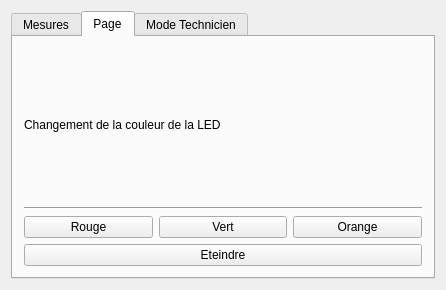
<?xml version="1.0" encoding="UTF-8"?>
<ui version="4.0">
 <class>IHM</class>
 <widget class="QWidget" name="IHM">
  <property name="geometry">
   <rect>
    <x>0</x>
    <y>0</y>
    <width>446</width>
    <height>290</height>
   </rect>
  </property>
  <property name="windowTitle">
   <string>IHM</string>
  </property>
  <layout class="QHBoxLayout" name="horizontalLayout_9">
   <item>
    <widget class="QTabWidget" name="technicien_2">
     <property name="currentIndex">
      <number>1</number>
     </property>
     <widget class="QWidget" name="mesures">
      <attribute name="title">
       <string>Mesures</string>
      </attribute>
      <layout class="QVBoxLayout" name="verticalLayout_2">
       <property name="bottomMargin">
        <number>9</number>
       </property>
       <item>
        <layout class="QHBoxLayout" name="horizontalLayout">
         <property name="bottomMargin">
          <number>0</number>
         </property>
         <item>
          <widget class="QLabel" name="Temperature">
           <property name="text">
            <string>Température</string>
           </property>
          </widget>
         </item>
         <item>
          <widget class="QLCDNumber" name="affichageTemperature"/>
         </item>
         <item>
          <widget class="QLabel" name="uniteTemperature">
           <property name="text">
            <string>°C</string>
           </property>
          </widget>
         </item>
        </layout>
       </item>
       <item>
        <layout class="QHBoxLayout" name="horizontalLayout_2">
         <item>
          <widget class="QLabel" name="temperatureRessentie">
           <property name="text">
            <string>Température ressentie</string>
           </property>
          </widget>
         </item>
         <item>
          <widget class="QLCDNumber" name="affichageTemperatureRessentie"/>
         </item>
         <item>
          <widget class="QLabel" name="uniteTemperatureRessentie">
           <property name="text">
            <string>°C</string>
           </property>
          </widget>
         </item>
        </layout>
       </item>
       <item>
        <layout class="QHBoxLayout" name="horizontalLayout_3">
         <item>
          <widget class="QLabel" name="humidite">
           <property name="text">
            <string>Humidité</string>
           </property>
          </widget>
         </item>
         <item>
          <widget class="QLCDNumber" name="affichageHumidite"/>
         </item>
         <item>
          <widget class="QLabel" name="uniteHumidite">
           <property name="text">
            <string>%</string>
           </property>
          </widget>
         </item>
        </layout>
       </item>
       <item>
        <layout class="QHBoxLayout" name="horizontalLayout_4">
         <item>
          <widget class="QLabel" name="luminosite">
           <property name="text">
            <string>Luminosité</string>
           </property>
          </widget>
         </item>
         <item>
          <widget class="QLCDNumber" name="affichageLuminosite"/>
         </item>
         <item>
          <widget class="QLabel" name="uniteLuminosite">
           <property name="text">
            <string>lux</string>
           </property>
          </widget>
         </item>
        </layout>
       </item>
       <item>
        <layout class="QHBoxLayout" name="horizontalLayout_5">
         <item>
          <widget class="QLabel" name="pression">
           <property name="text">
            <string>Pression</string>
           </property>
          </widget>
         </item>
         <item>
          <widget class="QLCDNumber" name="affichagePression"/>
         </item>
         <item>
          <widget class="QLabel" name="unitePression">
           <property name="text">
            <string>hPa</string>
           </property>
          </widget>
         </item>
        </layout>
       </item>
       <item>
        <layout class="QHBoxLayout" name="horizontalLayout_6">
         <item>
          <widget class="QLabel" name="altitude">
           <property name="text">
            <string>Altitude</string>
           </property>
          </widget>
         </item>
         <item>
          <widget class="QLCDNumber" name="affichageAltitude"/>
         </item>
         <item>
          <widget class="QLabel" name="uniteAltitude">
           <property name="text">
            <string>m</string>
           </property>
          </widget>
         </item>
        </layout>
       </item>
      </layout>
     </widget>
     <widget class="QWidget" name="leds">
      <attribute name="title">
       <string>Page</string>
      </attribute>
      <layout class="QVBoxLayout" name="verticalLayout">
       <item>
        <layout class="QVBoxLayout" name="verticalLayout_3">
         <item>
          <widget class="QLabel" name="label">
           <property name="text">
            <string>Changement de la couleur de la LED</string>
           </property>
          </widget>
         </item>
         <item>
          <widget class="Line" name="line">
           <property name="orientation">
            <enum>Qt::Horizontal</enum>
           </property>
          </widget>
         </item>
        </layout>
       </item>
       <item>
        <layout class="QHBoxLayout" name="horizontalLayout_7">
         <item>
          <widget class="QPushButton" name="pushbutton_rouge">
           <property name="text">
            <string>Rouge</string>
           </property>
          </widget>
         </item>
         <item>
          <widget class="QPushButton" name="pushButton_vert">
           <property name="text">
            <string>Vert</string>
           </property>
          </widget>
         </item>
         <item>
          <widget class="QPushButton" name="pushButton_orange">
           <property name="text">
            <string>Orange</string>
           </property>
          </widget>
         </item>
        </layout>
       </item>
       <item>
        <widget class="QPushButton" name="pushButton_eteindre">
         <property name="text">
          <string>Eteindre</string>
         </property>
        </widget>
       </item>
      </layout>
     </widget>
     <widget class="QWidget" name="technicien">
      <attribute name="title">
       <string>Mode Technicien</string>
      </attribute>
     </widget>
    </widget>
   </item>
  </layout>
 </widget>
 <layoutdefault spacing="6" margin="11"/>
 <resources/>
 <connections/>
</ui>
